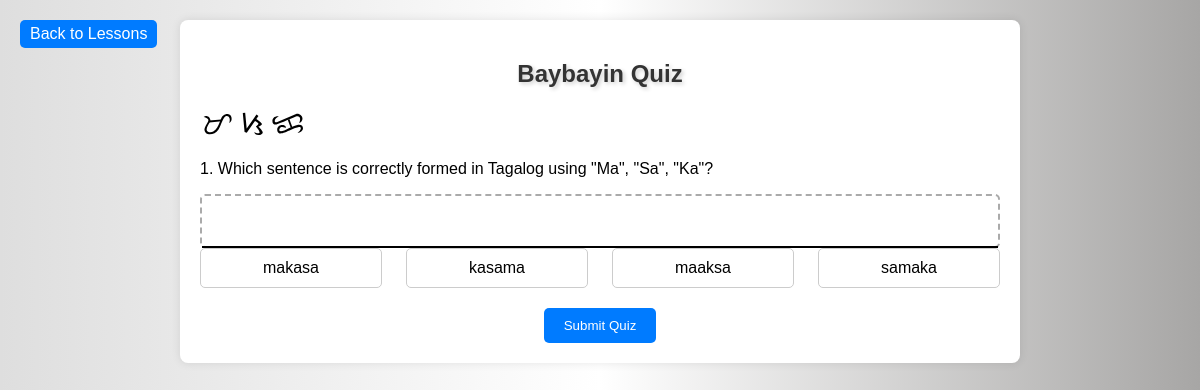
/quiz4.php, run on the app's committed database.
### tables this page shows
CREATE TABLE `quizzes` (
  `QuizID` int(2) NOT NULL,
  `LessonID` int(2) DEFAULT NULL,
  `QuizQuestion` text DEFAULT NULL,
  `CorrectAnswer` varchar(30) DEFAULT NULL,
  `Option1` varchar(30) DEFAULT NULL,
  `Option2` varchar(30) DEFAULT NULL,
  `Option3` varchar(30) DEFAULT NULL,
  `Option4` varchar(30) DEFAULT NULL
);

### quiz4.php (the view, shortened to what this page needs)
<?php
include "dbh.inc.php";
?>
<!DOCTYPE html>
<html>
<head>
</head>
<body>
<div class="container">
    <h2>Baybayin Quiz</h2>
    <form id="quizForm">
    <img src="../images/baybayin_Ma.svg"><img src="../images/baybayin_Sa.svg"><img src="../images/baybayin_Ka.svg">
    <?php
$sql = "SELECT * FROM quizzes WHERE QuizID = 4";
$result = $conn->query($sql);
if ($result->num_rows > 0) {
    $question_number = 1;
    while ($row = $result->fetch_assoc()) {
        $question = $row['QuizQuestion'];
        $options = array($row['Option1'], $row['Option2'], $row['Option3'], $row['Option4']);
        echo "<div class='question-container' id='question{$question_number}'>";
        echo "<p>{$question_number}. {$question}</p>";
        echo "<div class='droppable' id='droppable{$question_number}' ondrop='drop(event, {$question_number})' ondragover='allowDrop(event)'><div class='underline'></div></div>";
        echo "<div class='options-container'>";
        foreach ($options as $key => $option) {
            echo "<div class='option-box' draggable='true' ondragstart='drag(event)' id='option{$question_number}_{$key}' data-value='{$option}'>{$option}</div>";
        }
        echo "</div>";
        echo "</div>";
        $question_number++;
    }
} else {
        echo "No quiz questions available.";
    }
    ?>
        <input type="submit" class="submit-btn" value="Submit Quiz">
    </form>
    <a href="lesson.php" class="back-link">Back to Lessons</a>
</div>
</body>
</html>

### quiz4.php (style rules this page uses)
body { font-family: 'Noto Sans Baybayin', sans-serif; background: url('images/') no-repeat, linear-gradient(90deg, rgba(222,222,222,1) 0%, rgba(255,255,255,1) 50%, rgba(167,166,165,1) 100%); background-size: 30% 40%, cover; background-position: left, center; background-color: #f8f8f8; margin: 0; padding: 0; }
.container { max-width: 800px; margin: 20px auto; padding: 20px; background-color: #fff; border-radius: 8px; box-shadow: 0 0 10px rgba(0, 0, 0, 0.1); }
h2 { text-align: center; color: #333; margin-bottom: 20px; text-shadow: 2px 2px 4px rgba(0, 0, 0, 0.2); }
.question-container { margin-bottom: 20px; }
.question-container.active { display: block; }
.droppable { border: 2px dashed #aaa; min-height: 50px; margin-top: 10px; border-radius: 5px; display: flex; align-items: center; justify-content: center; position: relative; }
.underline { width: 100%; height: 2px; background-color: #000; position: absolute; bottom: -2px; }
.options-container { display: flex; justify-content: space-between; }
.option-box { width: 20%; text-align: center; border: 1px solid #ccc; border-radius: 5px; padding: 10px; }
.submit-btn { background-color: #007bff; color: #fff; border: none; padding: 10px 20px; border-radius: 5px; cursor: pointer; display: block; margin: 0 auto; }
.back-link { position: absolute; top: 20px; left: 20px; padding: 5px 10px; background-color: #007bff; color: #fff; text-decoration: none; border-radius: 5px; }

### data on the page
quizzes: QuizQuestion "Which sentence is correctly formed in Tagalog using \"Ma\", \"Sa\", \"Ka\"?", Option1 "makasa", option "kasama", Option3 "maaksa", Option4 "samaka"
